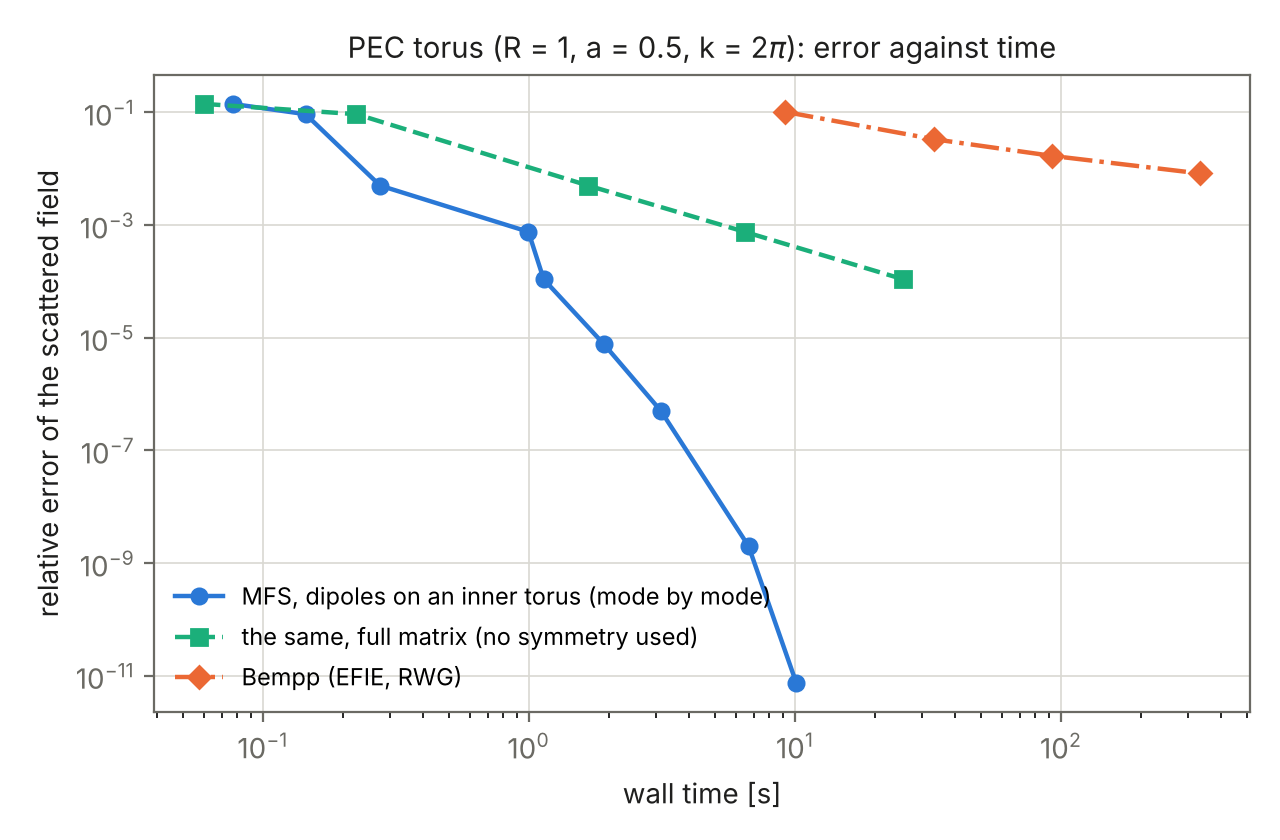

The script that saved this image:
"""Error against wall time for the torus R = 1, a = 0.5 (k = 2 pi, wave along
the axis): MFS with dipoles on the inner torus a_s = 0.5 a, and Bempp (EFIE,
RWG). No closed-form solution exists; the error is the relative difference of
the scattered field at 200 points on |x| = 2.5 from the finest MFS run
(13 440 dipoles, boundary residual printed by `run`).

    python3 fig_cost_torus.py run    # solve and time on this machine; writes fig_cost_torus.npz
    python3 fig_cost_torus.py        # table and figure from the saved data

"MFS" solves mode by mode about the axis (uses the rotational symmetry of the
body, any incident wave); "MFS, full matrix" is the same least-squares problem
without using the symmetry; Bempp uses none. Run alone on the machine.
"""
import sys
import time

import numpy as np

from pec_torus import Torus, circle, plane_wave, rel, residual, scatter, solve_dense, sphere_rule, wave

K = 2 * np.pi
A = 0.5
LAYOUTS = ((6, 20), (8, 28), (12, 40), (16, 52), (20, 64), (24, 80), (28, 96), (36, 128), (44, 160))
DENSE = ((6, 20), (8, 28), (12, 40), (16, 52), (20, 64))
BEM_N = (12, 20, 28, 40)
REF = (56, 240)
STYLE = {"MFS": ("#2a78d6", "o", "-", "MFS, dipoles on an inner torus (mode by mode)"),
         "MFS dense": ("#1baf7a", "s", "--", "the same, full matrix (no symmetry used)"),
         "Bempp": ("#eb6834", "D", "-.", "Bempp (EFIE, RWG)")}
INK, MUTED = "#1f1f1e", "#6b6a64"


def pts():
    return 2.5 * sphere_rule(10, 20)[0]


def run():
    import subprocess
    tor = Torus(1.0, A)
    d, p = wave()
    x = pts()
    ref = scatter(tor, K, d, p, *REF, a_s=0.5 * A)
    Eref = ref.field(x)
    print(f"reference: {ref.info['unknowns']} unknowns, residual {ref.info['bc']:.1e}, optical {ref.info['opt']:.1e}, "
          f"sigma_ext {ref.info['sigma_ext']:.10f}, t={ref.info['t']:.1f}s", flush=True)
    out = {"ref": np.array([ref.info["unknowns"], ref.info["bc"], ref.info["opt"], ref.info["sigma_ext"]])}
    rows = []
    for ns, nphi in LAYOUTS:
        t0 = time.time()
        s = scatter(tor, K, d, p, ns, nphi, a_s=0.5 * A)        # includes residual and cross-sections
        E = s.field(x)
        t = time.time() - t0
        rows.append((s.info["unknowns"], t, rel(E, Eref), s.info["bc"], s.info["opt"], s.info["alpha_norm"]))
        print(f"MFS       unknowns={rows[-1][0]:6d} time={t:7.2f}s error={rows[-1][2]:.2e} residual={rows[-1][3]:.1e} optical={rows[-1][4]:.1e}", flush=True)
    out["mfs"] = np.array(rows)
    rows = []
    rhs = lambda y: -plane_wave(y, K, d, p)
    for ns, nphi in DENSE:
        t0 = time.time()
        rho, z, _ = circle(ns, 1.0, 0.5 * A)
        s = solve_dense(tor, K, rhs, rho, z, nphi)
        E = s.field(x)
        t = time.time() - t0
        rows.append((s.info["unknowns"], t, rel(E, Eref)))
        print(f"MFS dense unknowns={rows[-1][0]:6d} time={t:7.2f}s error={rows[-1][2]:.2e}", flush=True)
    out["dense"] = np.array(rows)
    np.savez("fig_cost_torus.npz", **out)
    subprocess.run([sys.executable, "-W", "ignore", "bem_torus.py", ",".join(str(n) for n in BEM_N), str(A)], check=True)
    rows = []
    for n in BEM_N:
        b = np.load(f"bem_torus_a{A:g}_n{n}.npz")
        rows.append((int(b["ndof"]), float(b["t"]), rel(b["E"], Eref), float(b["ext"])))
        print(f"Bempp     unknowns={rows[-1][0]:6d} time={rows[-1][1]:7.2f}s error={rows[-1][2]:.2e}", flush=True)
    out["bem"] = np.array(rows)
    np.savez("fig_cost_torus.npz", **out)


def report():
    d = np.load("fig_cost_torus.npz")
    r = d["ref"]
    print(f"reference MFS: {int(r[0])} unknowns, boundary residual {r[1]:.1e}, optical mismatch {r[2]:.1e}, sigma_ext {r[3]:.8f}")
    print("method      unknowns   time[s]   error vs finest MFS   (MFS: boundary residual, optical mismatch)")
    for row in d["mfs"]:
        print(f"MFS        {int(row[0]):8d} {row[1]:9.2f} {row[2]:12.2e}          {row[3]:.1e}  {row[4]:.1e}")
    for row in d["dense"]:
        print(f"MFS dense  {int(row[0]):8d} {row[1]:9.2f} {row[2]:12.2e}")
    for row in d["bem"]:
        print(f"Bempp      {int(row[0]):8d} {row[1]:9.2f} {row[2]:12.2e}          sigma_ext {row[3]:.5f}")
    return {"MFS": d["mfs"][:, 1:3], "MFS dense": d["dense"][:, 1:3], "Bempp": d["bem"][:, 1:3]}


def plot(curves, fname="fig_cost_torus"):
    import matplotlib
    matplotlib.use("Agg")
    import matplotlib.pyplot as plt
    fig, ax = plt.subplots(figsize=(6.4, 4.2))
    for name, c in curves.items():
        col, mk, ls, lab = STYLE[name]
        ax.loglog(c[:, 0], c[:, 1], color=col, marker=mk, ls=ls, lw=1.6, ms=5.5, label=lab)
    ax.set_xlabel("wall time [s]", color=INK)
    ax.set_ylabel("relative error of the scattered field", color=INK)
    ax.set_title("PEC torus (R = 1, a = 0.5, k = 2$\\pi$): error against time", color=INK, fontsize=10.5)
    ax.grid(True, which="major", color="#d9d8d2", lw=0.6)
    ax.tick_params(colors=MUTED)
    for s in ax.spines.values():
        s.set_color(MUTED)
    ax.legend(frameon=False, fontsize=8.5)
    fig.tight_layout()
    fig.savefig(fname + ".pdf")
    fig.savefig(fname + ".png", dpi=200)
    print("wrote", fname + ".pdf/.png")


if __name__ == "__main__":
    if "run" in sys.argv:
        run()
    plot(report())
